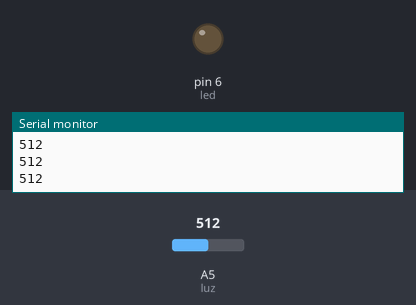
A sketch run on a simulated Arduino Uno, built with avr-gcc and run on an emulated ATmega328P. Parts: output pins drawn as LEDs (lit = HIGH), the last lines printed to the serial monitor. Inputs (shaded band) come from the test bench; at power-on: A5 (luz) = 512.

Above: at 1.2 s.
1.3 s: A5 (luz) set to 891
2.8 s: A5 (luz) set to 909
At 3.9 s:
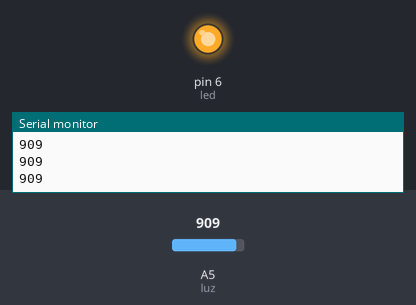
4.3 s: A5 (luz) set to 900
At 5.0 s:
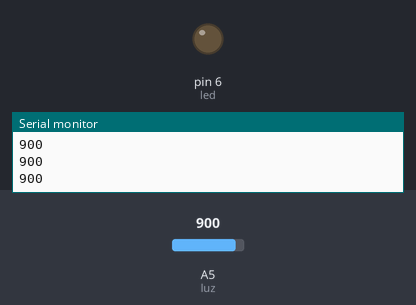
5.8 s: A5 (luz) set to 1023
At 6.2 s:
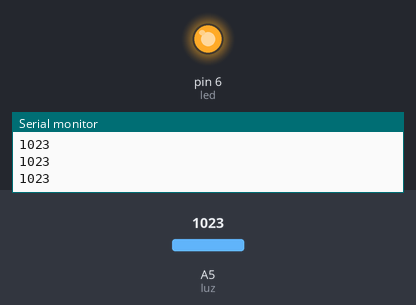
Timing chart, 0 to 8.3 s (numbered marks = the images above; inputs shaded):
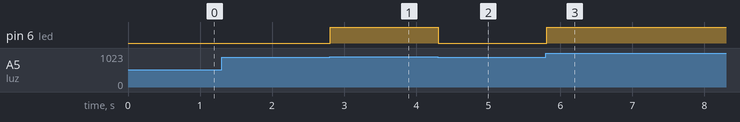

The sketch:

SensorLuz.ino
```cpp
int led = 6;
int luz = 5;
int estado = 0;
int luminosidade = 0;

void setup() {
  // put your setup code here, to run once:
  Serial.begin(9600);
  pinMode(led, OUTPUT);
  pinMode(luz, INPUT);
}

void loop() {
  // put your main code here, to run repeatedly:
  estado = analogRead(luz);
  Serial.println(estado);
  /*luminosidade = map(luz, 0, 1023, 0, 255);
  Serial.println("Valor lido do LDR: ");
  Serial.println(luz);
  Serial.println(" = luminosidade: ");
  Serial.println(luminosidade);
  analogWrite(luz, luminosidade); */

  if(estado>900){
    digitalWrite(led, HIGH);
  }else{
    digitalWrite(led, LOW);
  }
//  digitalWrite(led, HIGH);
//  delay(1000);
//  digitalWrite(led, LOW);
//  delay(1000);
}
```

Measured:
- the behaviour switches between 900 and 901 on A5 (luz) (found by bisection; images 0 and 1)
- after the input at 2.8 s, pin 6 (led): LOW → HIGH at once
- after the input at 4.3 s, pin 6 (led): HIGH → LOW at once
- after the input at 5.8 s, pin 6 (led): LOW → HIGH at once
